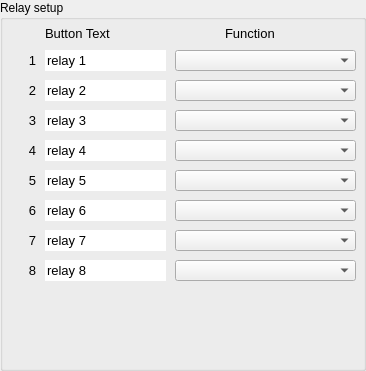
      <widget class="QGroupBox" name="GroupRelaySettings">
       <property name="geometry">
        <rect>
         <x>415</x>
         <y>10</y>
         <width>366</width>
         <height>371</height>
        </rect>
       </property>
       <property name="title">
        <string>Relay setup</string>
       </property>
       <property name="large" stdset="0">
        <bool>true</bool>
       </property>
       <widget class="QLabel" name="label_149">
        <property name="geometry">
         <rect>
          <x>5</x>
          <y>170</y>
          <width>31</width>
          <height>21</height>
         </rect>
        </property>
        <property name="font">
         <font>
          <family>Arial</family>
          <pointsize>10</pointsize>
          <bold>false</bold>
         </font>
        </property>
        <property name="text">
         <string>5</string>
        </property>
        <property name="alignment">
         <set>Qt::AlignmentFlag::AlignRight|Qt::AlignmentFlag::AlignTrailing|Qt::AlignmentFlag::AlignVCenter</set>
        </property>
       </widget>
       <widget class="QLineEdit" name="relayButtonText2">
        <property name="geometry">
         <rect>
          <x>45</x>
          <y>110</y>
          <width>121</width>
          <height>21</height>
         </rect>
        </property>
        <property name="font">
         <font>
          <family>Arial</family>
          <pointsize>10</pointsize>
          <bold>false</bold>
         </font>
        </property>
        <property name="mouseTracking">
         <bool>false</bool>
        </property>
        <property name="acceptDrops">
         <bool>false</bool>
        </property>
        <property name="toolTip">
         <string>&lt;html&gt;&lt;head/&gt;&lt;body&gt;&lt;p&gt;&lt;span style=&quot; font-weight:400;&quot;&gt;Button text for relay&lt;/span&gt;&lt;/p&gt;&lt;/body&gt;&lt;/html&gt;</string>
        </property>
        <property name="layoutDirection">
         <enum>Qt::LayoutDirection::LeftToRight</enum>
        </property>
        <property name="text">
         <string>relay 3</string>
        </property>
        <property name="frame">
         <bool>false</bool>
        </property>
        <property name="readOnly">
         <bool>false</bool>
        </property>
       </widget>
       <widget class="QLineEdit" name="relayButtonText5">
        <property name="geometry">
         <rect>
          <x>45</x>
          <y>200</y>
          <width>121</width>
          <height>21</height>
         </rect>
        </property>
        <property name="font">
         <font>
          <family>Arial</family>
          <pointsize>10</pointsize>
          <bold>false</bold>
         </font>
        </property>
        <property name="mouseTracking">
         <bool>false</bool>
        </property>
        <property name="acceptDrops">
         <bool>false</bool>
        </property>
        <property name="toolTip">
         <string>&lt;html&gt;&lt;head/&gt;&lt;body&gt;&lt;p&gt;&lt;span style=&quot; font-weight:400;&quot;&gt;Button text for relay&lt;/span&gt;&lt;/p&gt;&lt;/body&gt;&lt;/html&gt;</string>
        </property>
        <property name="layoutDirection">
         <enum>Qt::LayoutDirection::LeftToRight</enum>
        </property>
        <property name="text">
         <string>relay 6</string>
        </property>
        <property name="frame">
         <bool>false</bool>
        </property>
        <property name="readOnly">
         <bool>false</bool>
        </property>
       </widget>
       <widget class="QLineEdit" name="relayButtonText7">
        <property name="geometry">
         <rect>
          <x>45</x>
          <y>260</y>
          <width>121</width>
          <height>21</height>
         </rect>
        </property>
        <property name="font">
         <font>
          <family>Arial</family>
          <pointsize>10</pointsize>
          <bold>false</bold>
         </font>
        </property>
        <property name="mouseTracking">
         <bool>false</bool>
        </property>
        <property name="acceptDrops">
         <bool>false</bool>
        </property>
        <property name="toolTip">
         <string>&lt;html&gt;&lt;head/&gt;&lt;body&gt;&lt;p&gt;&lt;span style=&quot; font-weight:400;&quot;&gt;Button text for relay&lt;/span&gt;&lt;/p&gt;&lt;/body&gt;&lt;/html&gt;</string>
        </property>
        <property name="layoutDirection">
         <enum>Qt::LayoutDirection::LeftToRight</enum>
        </property>
        <property name="text">
         <string>relay 8</string>
        </property>
        <property name="frame">
         <bool>false</bool>
        </property>
        <property name="readOnly">
         <bool>false</bool>
        </property>
       </widget>
       <widget class="QComboBox" name="relayFun6">
        <property name="geometry">
         <rect>
          <x>175</x>
          <y>230</y>
          <width>181</width>
          <height>21</height>
         </rect>
        </property>
       </widget>
       <widget class="QComboBox" name="relayFun3">
        <property name="geometry">
         <rect>
          <x>175</x>
          <y>140</y>
          <width>181</width>
          <height>21</height>
         </rect>
        </property>
       </widget>
       <widget class="QComboBox" name="relayFun5">
        <property name="geometry">
         <rect>
          <x>175</x>
          <y>200</y>
          <width>181</width>
          <height>21</height>
         </rect>
        </property>
       </widget>
       <widget class="QLabel" name="label_220">
        <property name="geometry">
         <rect>
          <x>5</x>
          <y>140</y>
          <width>31</width>
          <height>21</height>
         </rect>
        </property>
        <property name="font">
         <font>
          <family>Arial</family>
          <pointsize>10</pointsize>
          <bold>false</bold>
         </font>
        </property>
        <property name="text">
         <string>4</string>
        </property>
        <property name="alignment">
         <set>Qt::AlignmentFlag::AlignRight|Qt::AlignmentFlag::AlignTrailing|Qt::AlignmentFlag::AlignVCenter</set>
        </property>
       </widget>
       <widget class="QLabel" name="label_129">
        <property name="geometry">
         <rect>
          <x>5</x>
          <y>110</y>
          <width>31</width>
          <height>21</height>
         </rect>
        </property>
        <property name="font">
         <font>
          <family>Arial</family>
          <pointsize>10</pointsize>
          <bold>false</bold>
         </font>
        </property>
        <property name="text">
         <string>3</string>
        </property>
        <property name="alignment">
         <set>Qt::AlignmentFlag::AlignRight|Qt::AlignmentFlag::AlignTrailing|Qt::AlignmentFlag::AlignVCenter</set>
        </property>
       </widget>
       <widget class="QLabel" name="label_211">
        <property name="geometry">
         <rect>
          <x>5</x>
          <y>80</y>
          <width>31</width>
          <height>21</height>
         </rect>
        </property>
        <property name="font">
         <font>
          <family>Arial</family>
          <pointsize>10</pointsize>
          <bold>false</bold>
         </font>
        </property>
        <property name="text">
         <string>2</string>
        </property>
        <property name="alignment">
         <set>Qt::AlignmentFlag::AlignRight|Qt::AlignmentFlag::AlignTrailing|Qt::AlignmentFlag::AlignVCenter</set>
        </property>
       </widget>
       <widget class="QLineEdit" name="relayButtonText4">
        <property name="geometry">
         <rect>
          <x>45</x>
          <y>170</y>
          <width>121</width>
          <height>21</height>
         </rect>
        </property>
        <property name="font">
         <font>
          <family>Arial</family>
          <pointsize>10</pointsize>
          <bold>false</bold>
         </font>
        </property>
        <property name="mouseTracking">
         <bool>false</bool>
        </property>
        <property name="acceptDrops">
         <bool>false</bool>
        </property>
        <property name="toolTip">
         <string>&lt;html&gt;&lt;head/&gt;&lt;body&gt;&lt;p&gt;&lt;span style=&quot; font-weight:400;&quot;&gt;Button text for relay&lt;/span&gt;&lt;/p&gt;&lt;/body&gt;&lt;/html&gt;</string>
        </property>
        <property name="layoutDirection">
         <enum>Qt::LayoutDirection::LeftToRight</enum>
        </property>
        <property name="text">
         <string>relay 5</string>
        </property>
        <property name="frame">
         <bool>false</bool>
        </property>
        <property name="readOnly">
         <bool>false</bool>
        </property>
       </widget>
       <widget class="QLineEdit" name="relayButtonText1">
        <property name="geometry">
         <rect>
          <x>45</x>
          <y>80</y>
          <width>121</width>
          <height>21</height>
         </rect>
        </property>
        <property name="font">
         <font>
          <family>Arial</family>
          <pointsize>10</pointsize>
          <bold>false</bold>
         </font>
        </property>
        <property name="mouseTracking">
         <bool>false</bool>
        </property>
        <property name="acceptDrops">
         <bool>false</bool>
        </property>
        <property name="toolTip">
         <string>&lt;html&gt;&lt;head/&gt;&lt;body&gt;&lt;p&gt;&lt;span style=&quot; font-weight:400;&quot;&gt;Button text for relay&lt;/span&gt;&lt;/p&gt;&lt;/body&gt;&lt;/html&gt;</string>
        </property>
        <property name="layoutDirection">
         <enum>Qt::LayoutDirection::LeftToRight</enum>
        </property>
        <property name="text">
         <string>relay 2</string>
        </property>
        <property name="frame">
         <bool>false</bool>
        </property>
        <property name="readOnly">
         <bool>false</bool>
        </property>
       </widget>
       <widget class="QLineEdit" name="relayButtonText6">
        <property name="geometry">
         <rect>
          <x>45</x>
          <y>230</y>
          <width>121</width>
          <height>21</height>
         </rect>
        </property>
        <property name="font">
         <font>
          <family>Arial</family>
          <pointsize>10</pointsize>
          <bold>false</bold>
         </font>
        </property>
        <property name="mouseTracking">
         <bool>false</bool>
        </property>
        <property name="acceptDrops">
         <bool>false</bool>
        </property>
        <property name="toolTip">
         <string>&lt;html&gt;&lt;head/&gt;&lt;body&gt;&lt;p&gt;&lt;span style=&quot; font-weight:400;&quot;&gt;Button text for relay&lt;/span&gt;&lt;/p&gt;&lt;/body&gt;&lt;/html&gt;</string>
        </property>
        <property name="layoutDirection">
         <enum>Qt::LayoutDirection::LeftToRight</enum>
        </property>
        <property name="text">
         <string>relay 7</string>
        </property>
        <property name="frame">
         <bool>false</bool>
        </property>
        <property name="readOnly">
         <bool>false</bool>
        </property>
       </widget>
       <widget class="QLabel" name="label_255">
        <property name="geometry">
         <rect>
          <x>5</x>
          <y>260</y>
          <width>31</width>
          <height>21</height>
         </rect>
        </property>
        <property name="font">
         <font>
          <family>Arial</family>
          <pointsize>10</pointsize>
          <bold>false</bold>
         </font>
        </property>
        <property name="text">
         <string>8</string>
        </property>
        <property name="alignment">
         <set>Qt::AlignmentFlag::AlignRight|Qt::AlignmentFlag::AlignTrailing|Qt::AlignmentFlag::AlignVCenter</set>
        </property>
       </widget>
       <widget class="QLabel" name="label_199">
        <property name="geometry">
         <rect>
          <x>5</x>
          <y>230</y>
          <width>31</width>
          <height>21</height>
         </rect>
        </property>
        <property name="font">
         <font>
          <family>Arial</family>
          <pointsize>10</pointsize>
          <bold>false</bold>
         </font>
        </property>
        <property name="text">
         <string>7</string>
        </property>
        <property name="alignment">
         <set>Qt::AlignmentFlag::AlignRight|Qt::AlignmentFlag::AlignTrailing|Qt::AlignmentFlag::AlignVCenter</set>
        </property>
       </widget>
       <widget class="QComboBox" name="relayFun1">
        <property name="geometry">
         <rect>
          <x>175</x>
          <y>80</y>
          <width>181</width>
          <height>21</height>
         </rect>
        </property>
       </widget>
       <widget class="QComboBox" name="relayFun4">
        <property name="geometry">
         <rect>
          <x>175</x>
          <y>170</y>
          <width>181</width>
          <height>21</height>
         </rect>
        </property>
       </widget>
       <widget class="QLabel" name="label_198">
        <property name="geometry">
         <rect>
          <x>225</x>
          <y>25</y>
          <width>51</width>
          <height>16</height>
         </rect>
        </property>
        <property name="font">
         <font>
          <family>Arial</family>
          <pointsize>10</pointsize>
          <bold>false</bold>
         </font>
        </property>
        <property name="text">
         <string>Function</string>
        </property>
       </widget>
       <widget class="QComboBox" name="relayFun2">
        <property name="geometry">
         <rect>
          <x>175</x>
          <y>110</y>
          <width>181</width>
          <height>21</height>
         </rect>
        </property>
       </widget>
       <widget class="QLabel" name="label_43">
        <property name="geometry">
         <rect>
          <x>5</x>
          <y>50</y>
          <width>31</width>
          <height>21</height>
         </rect>
        </property>
        <property name="font">
         <font>
          <family>Arial</family>
          <pointsize>10</pointsize>
          <bold>false</bold>
         </font>
        </property>
        <property name="text">
         <string>1</string>
        </property>
        <property name="alignment">
         <set>Qt::AlignmentFlag::AlignRight|Qt::AlignmentFlag::AlignTrailing|Qt::AlignmentFlag::AlignVCenter</set>
        </property>
       </widget>
       <widget class="QLabel" name="label_45">
        <property name="geometry">
         <rect>
          <x>45</x>
          <y>25</y>
          <width>71</width>
          <height>16</height>
         </rect>
        </property>
        <property name="font">
         <font>
          <family>Arial</family>
          <pointsize>10</pointsize>
          <bold>false</bold>
         </font>
        </property>
        <property name="text">
         <string>Button Text</string>
        </property>
       </widget>
       <widget class="QLineEdit" name="relayButtonText3">
        <property name="geometry">
         <rect>
          <x>45</x>
          <y>140</y>
          <width>121</width>
          <height>21</height>
         </rect>
        </property>
        <property name="font">
         <font>
          <family>Arial</family>
          <pointsize>10</pointsize>
          <bold>false</bold>
         </font>
        </property>
        <property name="mouseTracking">
         <bool>false</bool>
        </property>
        <property name="acceptDrops">
         <bool>false</bool>
        </property>
        <property name="toolTip">
         <string>&lt;html&gt;&lt;head/&gt;&lt;body&gt;&lt;p&gt;&lt;span style=&quot; font-weight:400;&quot;&gt;Button text for relay&lt;/span&gt;&lt;/p&gt;&lt;/body&gt;&lt;/html&gt;</string>
        </property>
        <property name="layoutDirection">
         <enum>Qt::LayoutDirection::LeftToRight</enum>
        </property>
        <property name="text">
         <string>relay 4</string>
        </property>
        <property name="frame">
         <bool>false</bool>
        </property>
        <property name="readOnly">
         <bool>false</bool>
        </property>
       </widget>
       <widget class="QLineEdit" name="relayButtonText0">
        <property name="geometry">
         <rect>
          <x>45</x>
          <y>50</y>
          <width>121</width>
          <height>21</height>
         </rect>
        </property>
        <property name="font">
         <font>
          <family>Arial</family>
          <pointsize>10</pointsize>
          <bold>false</bold>
         </font>
        </property>
        <property name="mouseTracking">
         <bool>false</bool>
        </property>
        <property name="acceptDrops">
         <bool>false</bool>
        </property>
        <property name="toolTip">
         <string>&lt;html&gt;&lt;head/&gt;&lt;body&gt;&lt;p&gt;&lt;span style=&quot; font-weight:400;&quot;&gt;Button text for relay&lt;/span&gt;&lt;/p&gt;&lt;/body&gt;&lt;/html&gt;</string>
        </property>
        <property name="layoutDirection">
         <enum>Qt::LayoutDirection::LeftToRight</enum>
        </property>
        <property name="text">
         <string>relay 1</string>
        </property>
        <property name="frame">
         <bool>false</bool>
        </property>
        <property name="readOnly">
         <bool>false</bool>
        </property>
       </widget>
       <widget class="QComboBox" name="relayFun0">
        <property name="geometry">
         <rect>
          <x>175</x>
          <y>50</y>
          <width>181</width>
          <height>21</height>
         </rect>
        </property>
       </widget>
       <widget class="QLabel" name="label_256">
        <property name="geometry">
         <rect>
          <x>5</x>
          <y>200</y>
          <width>31</width>
          <height>21</height>
         </rect>
        </property>
        <property name="font">
         <font>
          <family>Arial</family>
          <pointsize>10</pointsize>
          <bold>false</bold>
         </font>
        </property>
        <property name="text">
         <string>6</string>
        </property>
        <property name="alignment">
         <set>Qt::AlignmentFlag::AlignRight|Qt::AlignmentFlag::AlignTrailing|Qt::AlignmentFlag::AlignVCenter</set>
        </property>
       </widget>
       <widget class="QComboBox" name="relayFun7">
        <property name="geometry">
         <rect>
          <x>175</x>
          <y>260</y>
          <width>181</width>
          <height>21</height>
         </rect>
        </property>
       </widget>
      </widget>
